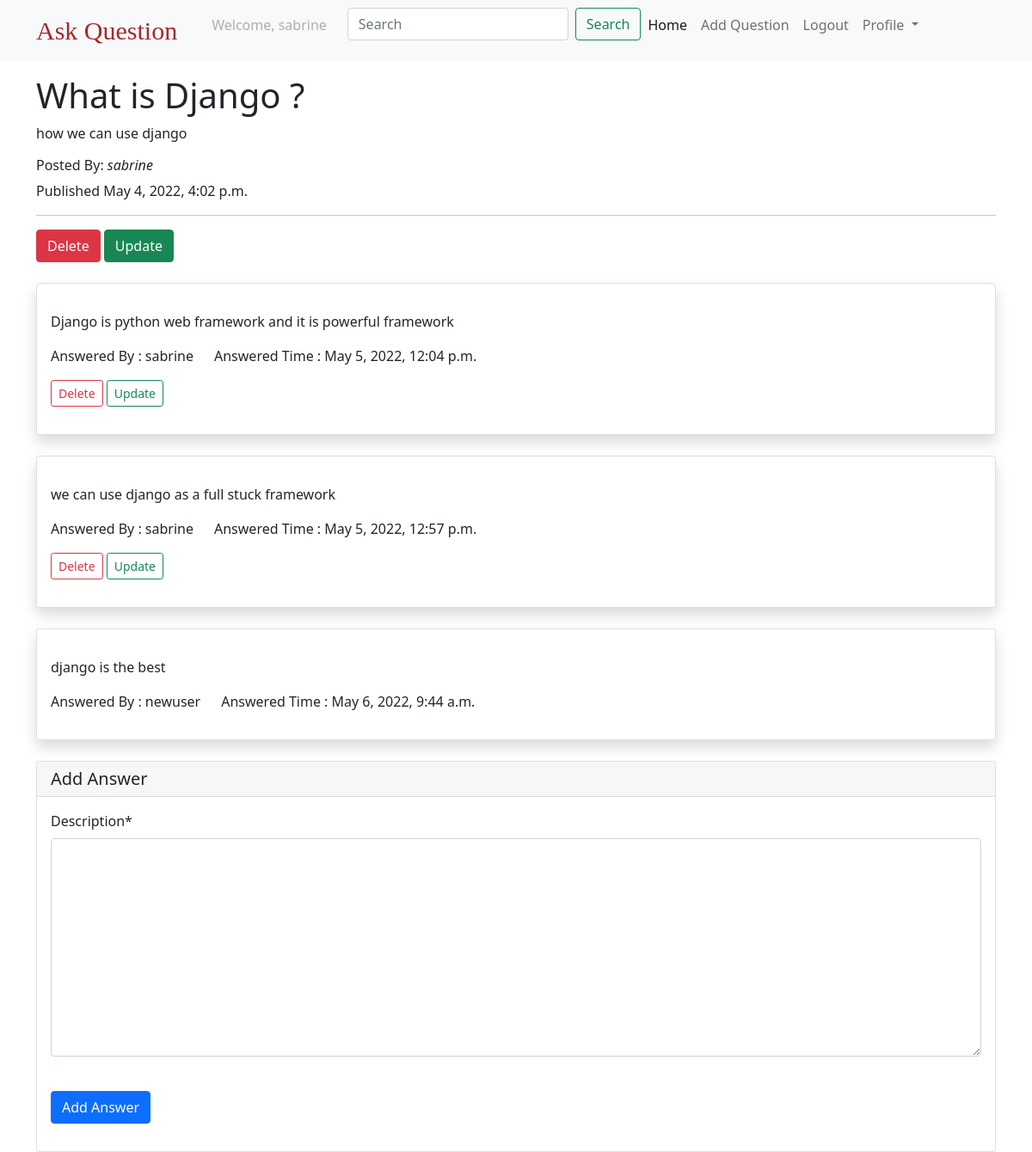
Page /question/what-is-django (signed in) on the committed database.
### users/models.py (models this page shows)
class CustomUser(AbstractUser):
    pass

### questions/models.py (models this page shows, shortened)
class Question(models.Model):
    created_at = models.DateTimeField(auto_now_add=True)
    title = models.CharField(max_length=250)
    body = models.TextField()
    slug = models.SlugField(max_length=250, unique=True)
    author = models.ForeignKey(settings.AUTH_USER_MODEL,
                               on_delete=models.CASCADE,
                               related_name='questions')

class Answer(models.Model):
    created_at = models.DateTimeField(auto_now_add=True)
    description = models.TextField()
    questions = models.ForeignKey(Question,
                               on_delete=models.CASCADE,
                               related_name='answers')
    author = models.ForeignKey(settings.AUTH_USER_MODEL,
                               on_delete=models.CASCADE)

### questions/views.py (the view)
# urls.py: path('question/<slug:slug>', question_details, name='qdetails'),
@login_required
def question_details(request, slug):
    question = get_object_or_404(Question, slug=slug)
    answer_list = Answer.objects.filter(questions=question)
    if request.method == "POST":
        form = AnswerForm(request.POST)
        if form.is_valid():
            answer = form.save(commit=False)
            answer.questions = question
            answer.author = request.user
            answer = form.save()
            return redirect('qdetails', slug=question.slug)
    else:
        form = AnswerForm()
    return render(request, 'QDetails.html', {'question':question, 'answer_list':answer_list, 'form':form})

### questions/forms.py
class AnswerForm(forms.ModelForm):
    class Meta:
        model = Answer
        fields = ('description',)

### templates/QDetails.html (shortened to what this page needs)
{% extends 'base.html' %}
{% load crispy_forms_tags %}
{% block body %}
    <div class="container mt-3">
        <h1> {{question.title}}</h1>
        <p> {{question.body}}</p>
        <h6>
            Posted By:<i> {{question.author}} </i>
        </h6>
        <p> Published {{question.created_at}} </p>
        <hr>
        {% if request.user == question.author %}
            <a class="btn btn-danger" href="{% url 'delete_question' question.slug %}">Delete</a>
            <a class="btn btn-success" href="{% url 'update_question' question.slug %}">Update</a>
        {% endif %}
    </div>
<div class="container">
    {% for answers in answer_list %}
    <div class="card mt-4 py-3 shadow">
        <div class="card-body">
            <p class="card-text">{{answers.description}}</p>
            <div class="row">
                <div class="col col-md-auto">
                    Answered By : {{answers.author.username}}
                </div>
                <div class="col col-md-auto">
                    Answered Time : {{answers.created_at}}
                </div>
            </div>
            {% if request.user == answers.author %}
                <a class="btn btn-outline-danger btn-sm mt-3" href="{% url 'delete_answer' answers.id %}">Delete</a>
                <a class="btn btn-outline-success btn-sm mt-3" href="{% url 'update_answer' answers.id %}">Update</a>
            {% endif %}
        </div>
    </div>
    {% endfor %}
</div>
<div class="container">
    <div class="card mt-4">
        <form method="post" novalidate>
            <h5 class="card-header">Add Answer</h5>
            <div class="card-body">
                {{form | crispy}}
                <input type="submit" value="Add Answer" class="btn btn-primary mt-4"/>
            </div>
        </form>
    </div>
</div>
{% endblock %}

### templates/base.html (shortened to what this page needs)
<html lang="en">
<head>
<link href="https://cdn.jsdelivr.net/npm/bootstrap@5.1.3/dist/css/bootstrap.min.css" rel="stylesheet">
     {% include 'navbar.html' %}
</head>
<body>
{% block body %}
{% endblock %}
</body>
</html>

### templates/navbar.html (shortened to what this page needs)
<nav class="navbar navbar-expand-lg navbar-light bg-light">
  <div class="container">
    <a class="navbar-brand text-style" href="{% url 'qlist' %}">Ask Question</a>
    <div class="collapse navbar-collapse" id="navbarSupportedContent">
      <ul class="navbar-nav me-auto mb-2 mb-lg-0">
        {% if request.user.is_authenticated %}
        <li class="nav-item mx-3">
          <a class="nav-link disabled">Welcome, {{request.user.username}}</a>
        </li>
         <form class="d-flex">
           <input class="form-control me-2" type="search" placeholder="Search" aria-label="Search" name="q" >
           <button class="btn btn-outline-success" type="submit">Search</button>
        </form>
        <li class="nav-item">
          <a class="nav-link active" aria-current="page" href="{% url 'qlist' %}">Home</a>
        </li>
        <li class="nav-item">
          <a class="nav-link" href="{% url 'create_question' %}">Add Question</a>
        </li>
         <li class="nav-item">
          <a class="nav-link" href="{% url 'logout' %}">Logout</a>
        </li>
        <li class="nav-item dropdown">
          <a class="nav-link dropdown-toggle" href="#" id="navbarDropdown" role="button" data-bs-toggle="dropdown" aria-expanded="false">
            Profile
          </a>
        </li>
        {% endif %}
      </ul>
    </div>
  </div>
</nav>

### templates/navbar.html (style rules this page uses)
.text-style { font-size:30px !important; font-family: fantasy !important; color:brown !important; }

### rows in the picture
CustomUser: user.username "sabrine"
Question: title "What is Django ?", body "how we can use django", author "sabrine", created_at "May 4, 2022, 4:02 p.m."
Answer: description "Django is python web framework and it is powerful framework", author.username "sabrine", created_at "May 5, 2022, 12:04 p.m.", shows "Delete"
Answer: description "we can use django as a full stuck framework", author.username "sabrine", created_at "May 5, 2022, 12:57 p.m.", shows "Delete"
Answer: description "django is the best", author.username "newuser", created_at "May 6, 2022, 9:44 a.m."
